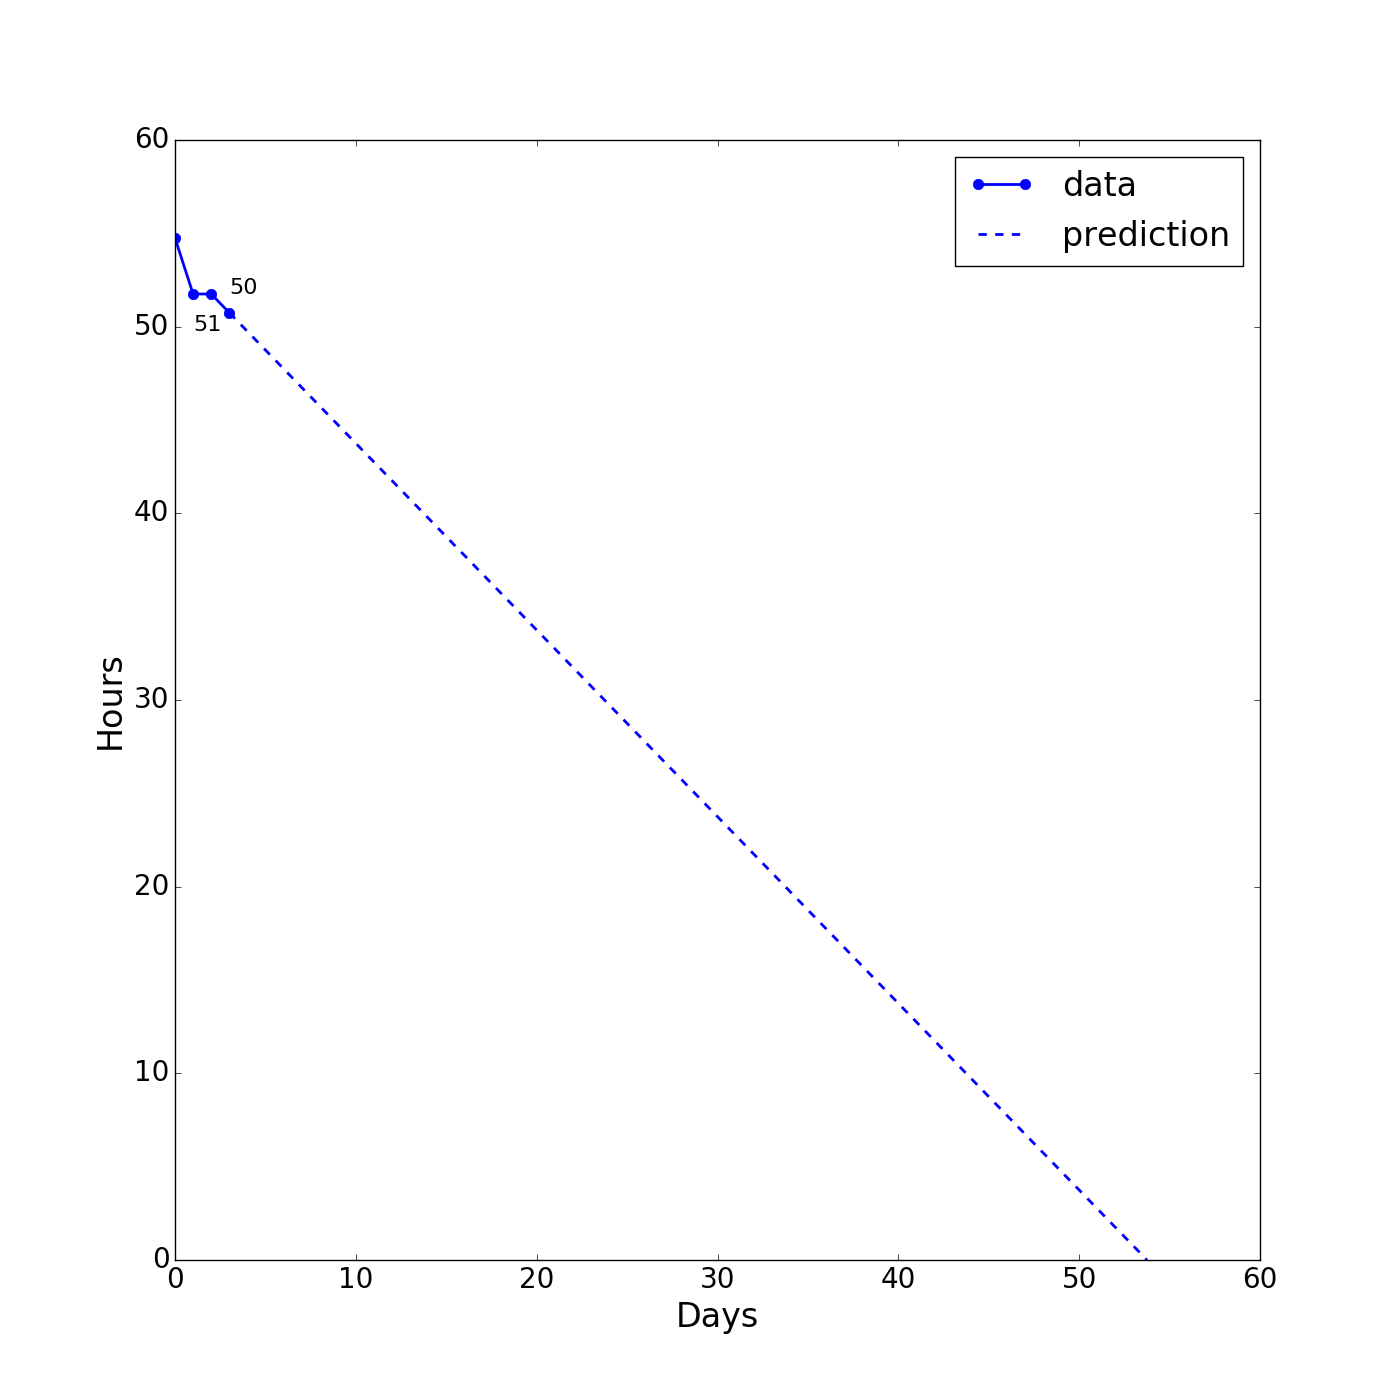

Generate this figure with Python:
import numpy as np
from matplotlib import pyplot as plt
import sys

if len(sys.argv)==1:
    print("\nError, usage: python daily-burndown.py burndown.txt\n"+
            "burndown.txt should have the format\n"+
            "day points\n" +
            "day points...\n")

else:
    dat = np.loadtxt(sys.argv[1],usecols=(0,1),skiprows=1)
    if len(np.shape(dat))==1: #1 dimension
        print("\nOnly initial data is provided, a chart is not possible\n")

    else:
        iterations = dat[:,0]
        points = dat[:,1]

        plt.figure(figsize=(14,14))
        plt.xlabel(r'Days',fontsize=24)
        plt.ylabel(r'Hours',fontsize=24)
        plt.tick_params(labelsize=20)

        plt.plot(iterations,points,'.-',lw=2,ms=15,label='data')

        current = points[-1]
        if (current > 0):
            error = 0
            prev = -2
            velocity = 0

            while velocity <= 0:
                if -1*prev > len(dat):
                    print("\nNo positive progress has been made.\nIt is not possible to predict a completion time.\n")
                    error = 1
                    break

                velocity = points[prev] - current
                current = points[prev]
                prev = prev - 1

            if not error:
                xintercept = iterations[-1] + points[-1]/velocity
                prediction = np.array([[iterations[-1], points[-1]],[xintercept,0]])
                plt.plot(prediction[:,0],prediction[:,1],'b--',lw=2,ms=15,label='prediction')

        for point in range(len(points))[1:]:
            if points[point]!=points[point-1]:
                if point==len(points)-1 or points[point] > points[point+1]:
                    plt.text(iterations[point], points[point]+1,str(points[point]),fontsize=16)
                else:
                    plt.text(iterations[point], points[point]-2,str(points[point]),fontsize=16)

        plt.legend(fontsize=24) 
        plt.savefig("daily-burndown.png")
        plt.show()
